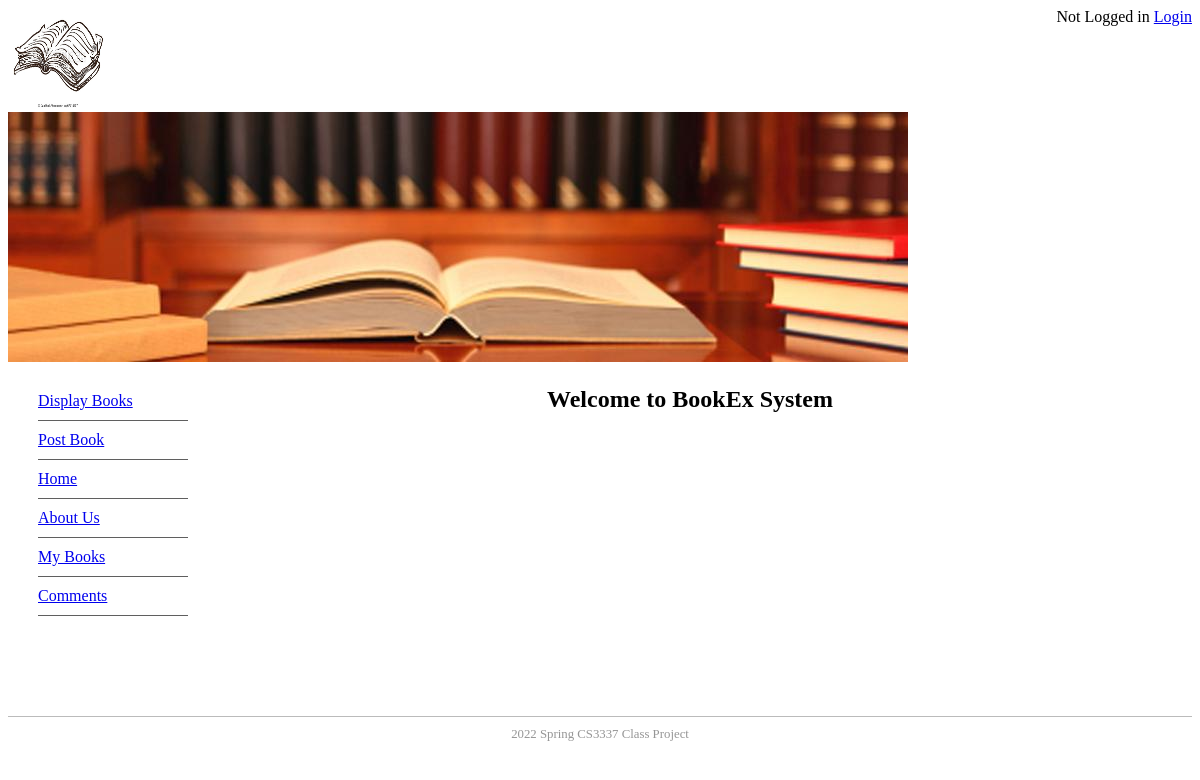
The page / on the database its author committed.
### bookMng/models.py (models this page shows, shortened)
class MainMenu(models.Model):
    item = models.CharField(max_length=200, unique=True)
    link = models.CharField(max_length=200, unique=True)

### bookMng/views.py (the view)
# urls.py: path('', views.index, name='index'),
def index(request):
    return render(request,
                  "bookMng/index.html",
                  {
                      'item_list': MainMenu.objects.all()
                  }
                  )

### BookEx/templates/bookMng/index.html (shortened to what this page needs)
{% extends "base.html" %}
{% load static %}
{% block sidenav %}
  {% for item in item_list %}
       <li>
           <a href="{{ item.link }}"> {{ item.item }} </a>
       </li>
  {% endfor %}
{% endblock sidenav %}
{% block content %}
<h1 align="center"> Welcome to BookEx System </h1>
{% endblock content %}

### BookEx/static/main.css (style rules this page uses)
#nav li { padding-top: 10px; padding-bottom: 10px; font-size: 1em; list-style-type: none; border-bottom: thin solid #5f5f5f; color: #4c4c4c; left: 0px; list-style-position: inside; margin-left: -10px; }

### rows shown on the page
MainMenu: item "Display Books"
MainMenu: item "Post Book"
MainMenu: item "Home"
MainMenu: item "About Us"
MainMenu: item "My Books"
MainMenu: item "Comments"
